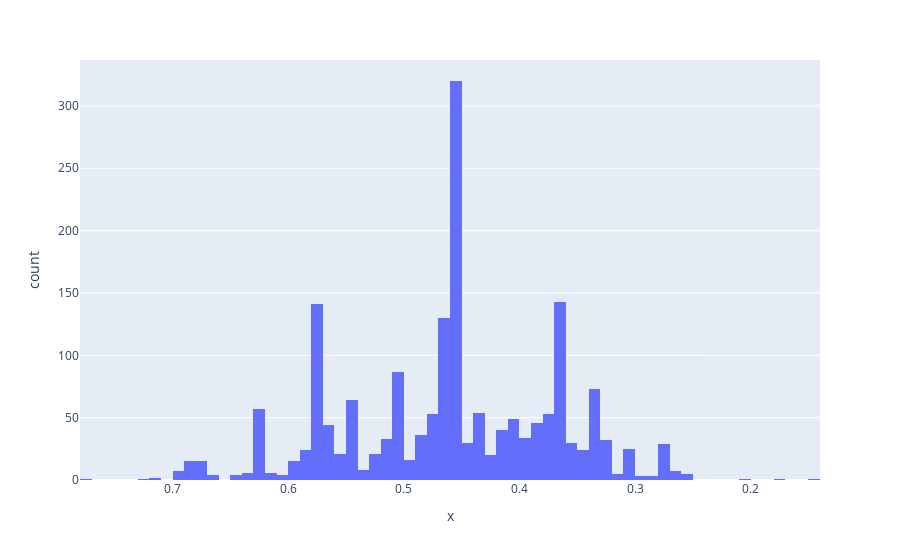

Source (notebook cell):
### Code cell
import pandas as pd
import plotly.express as px

# create a histogram with 5 bins
fig = px.histogram(x=df_missing[1], nbins=100)
fig.update_xaxes(autorange="reversed")

# show the plot
fig.show()

### Figure 1 — Plotly figure (JSON) as saved in the notebook; plotly's stock layout.template omitted (floating-point values rounded to 4 significant figures; data arrays with more than 128 entries replaced by an {"elided": "..."} marker saying what was removed)
{"data": [{"alignmentgroup": "True", "bingroup": "x", "hovertemplate": "x=%{x}<br>count=%{y}<extra></extra>", "legendgroup": "", "marker": {"color": "#636efa", "pattern": {"shape": ""}}, "name": "", "nbinsx": 100, "offsetgroup": "", "orientation": "v", "showlegend": false, "type": "histogram", "x": {"elided": "4000 float values"}, "xaxis": "x", "yaxis": "y"}], "layout": {"barmode": "relative", "legend": {"tracegroupgap": 0}, "margin": {"t": 60}, "xaxis": {"anchor": "y", "autorange": "reversed", "domain": [0, 1], "title": {"text": "x"}}, "yaxis": {"anchor": "x", "domain": [0, 1], "title": {"text": "count"}}}}
